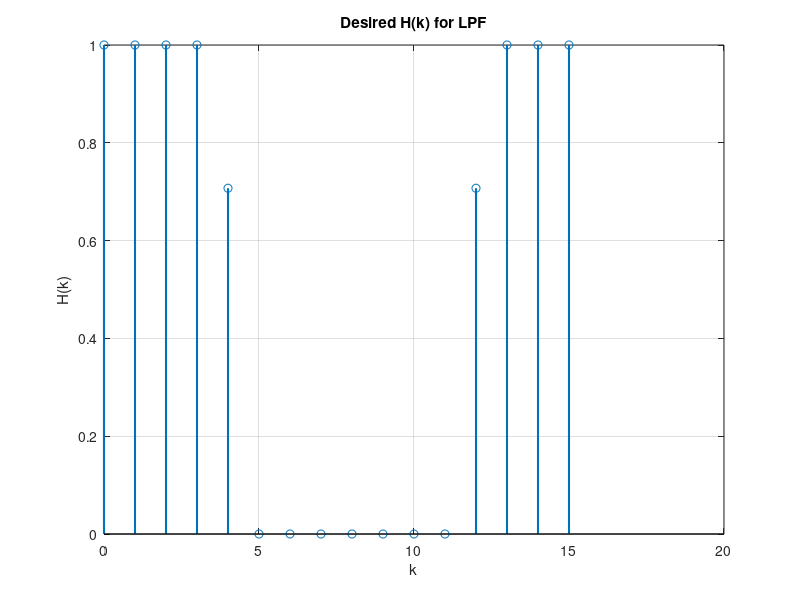
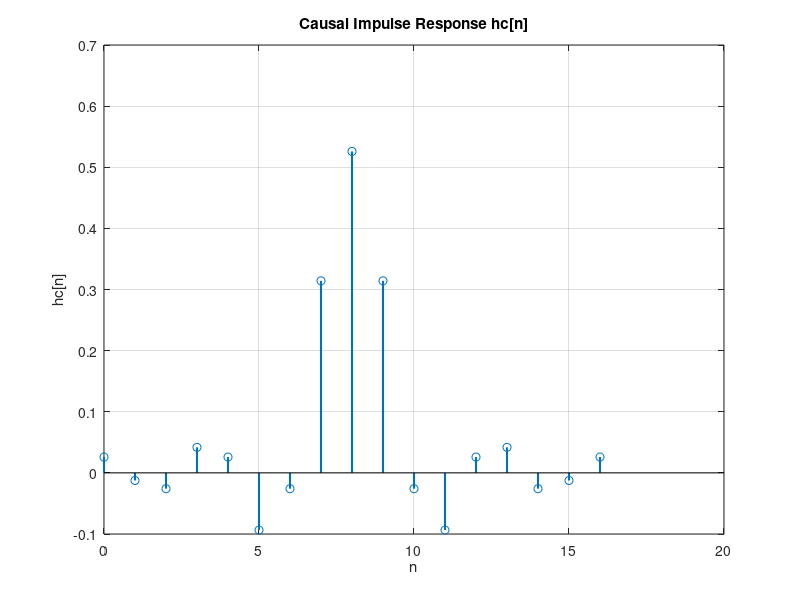
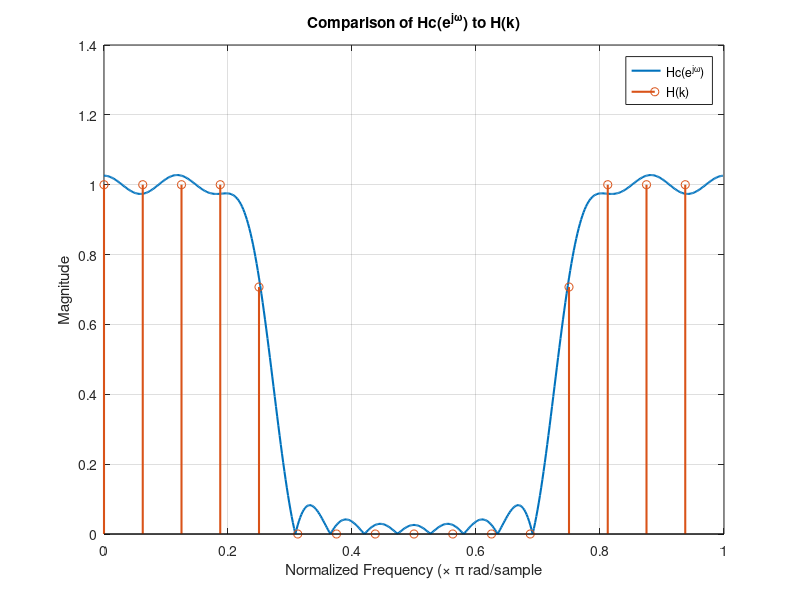

The MATLAB source for these figures, in order:
% Author: O. Sowatzke
%
% Updated: 11/21/2023
%
% Subject: Script contains code for Homework 6
%

%% Problem 1a)
% length of array H
N = 16;

% cutoff frequency of filter
omega_c = 0.5*pi;

% create empty array for filter H
H = zeros(N,1);

% Frequency samples
omega_k = 2*pi*(0:N-1)/N;

% Find samples corresponding to cutoff frequency
[~, idx1] = min(abs(omega_k - omega_c));
[~, idx2] = min(abs(omega_k - (2*pi - omega_c)));

% Populate samples corresponding to cutoff frequency
H(idx1) = sqrt(2)/2;
H(idx2) = sqrt(2)/2;

% Create index k
k = 0:(N-1);

% Populate samples corresponding to passband of H
H(1:(idx1-1)) = 1;
H((idx2+1):end) = 1;

% Plot the array H
figure(1);
clf;
stem(k, H, 'LineWidth', 1.5);
title('Desired H(k) for LPF');
xlabel('k');
ylabel('H(k)')
grid on;

%% Problem 1b)
% %ake the inverse DFT of the samples of the array H
h = ifft(H);

% Take the real part of h only since H is real and even.
h = real(h);

% Plot the resulting impulse response
figure(2);
n = 0:(N-1);
stem(n,h,'LineWidth',1.5);
grid on;
xlabel('n');
ylabel('h(n)');
title('Inverse DFT of H(k)')

%% Problem 1c)
% Compute the frequency response corresponding to the filter h
H = fft(h);
stem(k,abs(H),'LineWidth',1.5);
grid on;
xlabel('k');
ylabel('H(k)');
title('DFT of h[n]');

%% Problem 1d)
% Create causal impulse response hc
hc = fftshift(h);
% hc(1) = hc(1)/2;
hc = [hc; hc(1)];
n = 0:(length(hc)-1);

% Plot the causal impulse response
stem(n, hc, 'Linewidth', 1.5);
xlabel('n');
ylabel('hc[n]')
title('Causal Impulse Response hc[n]');
grid on;

figure
plot((0:511)/512,abs(fft(hc,512)),'LineWidth',1.5);
hold on;
stem((0:15)/16,abs(H),'LineWidth',1.5)
grid on;
xlabel('Normalized Frequency (\times \pi rad/sample');
ylabel('Magnitude');
title('Comparison of Hc(e^{j\omega}) to H(k)')
legend('Hc(e^{j\omega})','H(k)')
